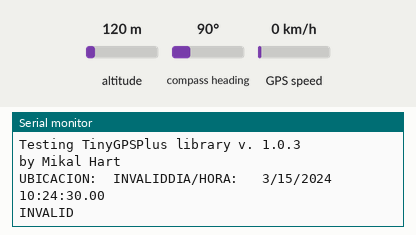
Bench run of a program on a simulated ESP32. Parts: the last lines printed to the serial monitor. The inputs (shaded band) are chosen by the test bench; at power-on: altitude 120 m, compass heading 90°, GPS speed 0 km/h. The GPS gets a fix after 3 s at 37.7749, -122.4194 with 8 satellites.

Above: at 1.2 s.
1.3 s: altitude set to 20 m
At 4.1 s:
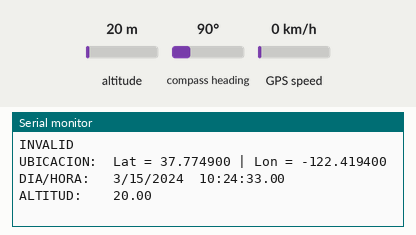
4.6 s: altitude set to 250 m
At 7.1 s:
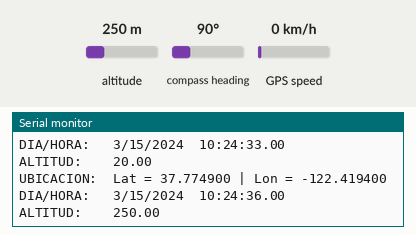

Measured:
- after the input at 1.3 s, the serial monitor: prints a new line after 1.9 s (image 1)
- after the input at 4.6 s, the serial monitor: prints a new line after 1.6 s (image 2)

The program:

main.cpp
```cpp
#include <Arduino.h>
#include <TinyGPSPlus.h>
#include <SoftwareSerial.h>
/*
   This sample sketch demonstrates the normal use of a TinyGPSPlus (TinyGPSPlus) object.
   It requires the use of SoftwareSerial, and assumes that you have a
   4800-baud serial GPS device hooked up on pins 4(rx) and 3(tx).
*/
static const int RXPin = 34, TXPin = 35;
static const uint32_t GPSBaud = 9600;

// The TinyGPSPlus object
TinyGPSPlus gps;

// The serial connection to the GPS device
SoftwareSerial ss(RXPin, TXPin);

void setup()
{
  Serial.begin(9600);
  ss.begin(GPSBaud);

  Serial.println(F("DeviceExample.ino"));
  Serial.println(F("A simple demonstration of TinyGPSPlus with an attached GPS module"));
  Serial.print(F("Testing TinyGPSPlus library v. ")); Serial.println(TinyGPSPlus::libraryVersion());
  Serial.println(F("by Mikal Hart"));
  Serial.println();
}


void displayInfo()
{
  Serial.print(F("UBICACION:  "));
  if (gps.location.isValid())
  {
    Serial.print("Lat = ");
    Serial.print(gps.location.lat(), 6);
    Serial.print(F(" | "));
    Serial.print("Lon = ");
    Serial.println(gps.location.lng(), 6);
  }
  else
  {
    Serial.print(F("INVALID"));
  }

  Serial.print(F("DIA/HORA:   "));
  if (gps.date.isValid())
  {
    Serial.print(gps.date.month());
    Serial.print(F("/"));
    Serial.print(gps.date.day());
    Serial.print(F("/"));
    Serial.print(gps.date.year());
  }
  else
  {
    Serial.print(F("INVALID"));
  }

  Serial.print(F("  "));
  if (gps.time.isValid())
  {
    if (gps.time.hour() < 10) Serial.print(F("0"));
    Serial.print(gps.time.hour());
    Serial.print(F(":"));
    if (gps.time.minute() < 10) Serial.print(F("0"));
    Serial.print(gps.time.minute());
    Serial.print(F(":"));
    if (gps.time.second() < 10) Serial.print(F("0"));
    Serial.print(gps.time.second());
    Serial.print(F("."));
    if (gps.time.centisecond() < 10) Serial.print(F("0"));
    Serial.println(gps.time.centisecond());
  }
  else
  {
    Serial.print(F("INVALID"));
  }
  if (gps.altitude.isValid())
  {
    Serial.print("ALTITUD:    ");
    Serial.print(gps.altitude.meters());
  }
  else
  {
    Serial.print(F("INVALID"));
  }


  Serial.println("");
  Serial.println("");
  Serial.println("");
  delay(3000);
}
void loop()
{
  // This sketch displays information every time a new sentence is correctly encoded.
  while (ss.available() > 0)
    if (gps.encode(ss.read()))
      displayInfo();


  if (millis() > 5000 && gps.charsProcessed() < 10)
  {
    Serial.println(F("No GPS detected: check wiring."));
    while(true);
  }
}
```
